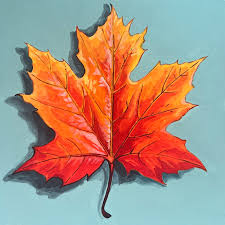
#> input picture leaf.jpg, 225 x 225 px, given in place of leaf.jpeg, which was not available
$ jupyter execute ex6.ipynb   (older library calls are emulated)   (text cells are left out)
#> lines starting #> are read from the running program, lines starting #| are printed output that depends on the picture; pictures that were not available may be replaced by others from this repository, and a replacement may not be noted
[cell 1]
import cv2
import numpy as np
import matplotlib.pyplot as plt

[cell 2]
image = cv2.imread('leaf.jpeg')
#> image is the input picture: shape (225, 225, 3); mean B, G, R 129.1, 144.8, 172.5

[cell 3]
gray_image = cv2.cvtColor(image, cv2.COLOR_BGR2GRAY)
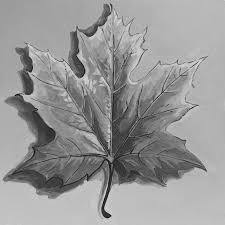
#> gray_image: shape (225, 225); min 5, max 226, mean 151.3

[cell 4]
sobelx  = cv2.Sobel(src = gray_image, ddepth = cv2.CV_64F, dx = 1, dy = 0, ksize = 3)
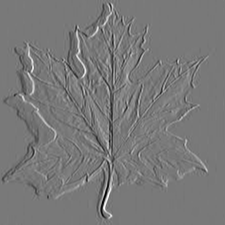
#> sobelx: shape (225, 225) float64; min -631, max 698, mean 0.3; drawn with min black and max white
sobely  = cv2.Sobel(src = gray_image, ddepth = cv2.CV_64F, dx = 0, dy = 1, ksize = 3)
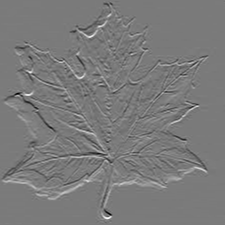
#> sobely: shape (225, 225) float64; min -630, max 678, mean 0.8; drawn with min black and max white

sobelx = cv2.Sobel(gray_image, cv2.CV_64F, 1, 0, ksize=3)  # Sobel X
sobely = cv2.Sobel(gray_image, cv2.CV_64F, 0, 1, ksize=3)  # Sobel Y
sobel_combined = cv2.magnitude(sobelx, sobely)
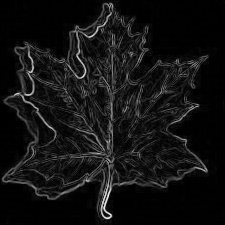
#> sobel_combined: shape (225, 225) float64; min 0, max 755.9, mean 55.3; drawn with min black and max white

[cell 5]
plt.figure(figsize = (12, 16))
plt.subplot(321); plt.axis('on'); plt.imshow(image[:,:,::-1]); plt.title('Original')
plt.subplot(322); plt.axis('on'); plt.imshow(gray_image, cmap='gray');plt.title('Grayscale')
plt.subplot(323); plt.axis('on'); plt.imshow(sobelx);plt.title('Sobel-X Edge Map')
plt.subplot(324); plt.axis('on'); plt.imshow(sobely);plt.title('Sobel-Y Edge Map')
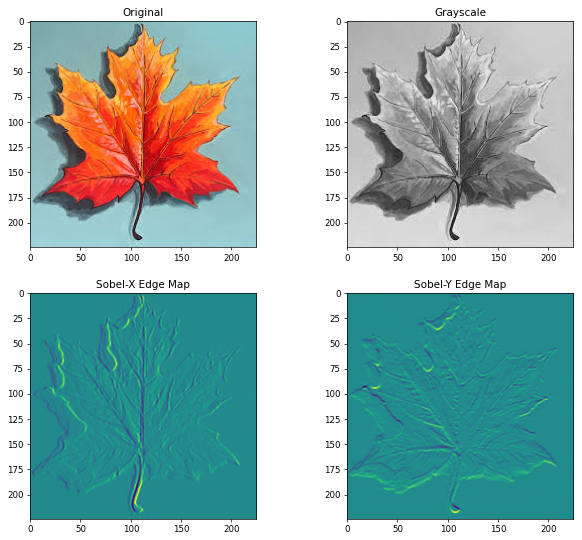
#> figure drawn by matplotlib, 4 panels
